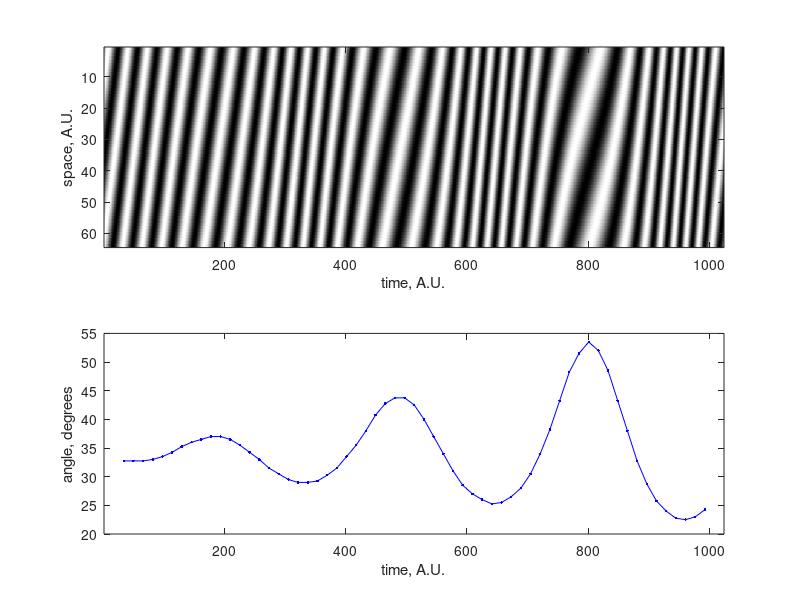

Write MATLAB code to recreate this figure.

function []=radon_demo(~)
% radon demo This code generates pseudo-data to mimic the data obtained
% with line-scans along vessels and then uses the Radon transform to find
% the angle of the 'streaks'.  The pseudo-data mimics a wide variety of
% flow 'velocities'.

% The Radon method is described in detail in:
% Drew PJ, Blinder P, Cauwenberghs G, Shih AY, Kleinfeld D, Rapid
% determination of particle velocity from space-time line-scan data using
% the Radon transform, Journal of Computational Neuroscience, 29(1-2):5-11
% https://sites.esm.psu.edu/~pjd17/Drew_Lab/Resources.html
% Patrick Drew, pjd17@psu.edu
% 

% code for generating simulated data, parameters chosen to generate wide variety of 'velocities' 
spatial_freq=1;
npoints=64*spatial_freq;%number of points in a line
nlines=64*8*2*spatial_freq;%number of lines 
zz=zeros(nlines,npoints);
f0=30;
phi0=(pi/25);
phi1=1;
f_phi=pi;
for i=1:npoints
    for j=1:nlines
        phi=phi0*i;%
        f=f0+phi1*sin(((f_phi*2*pi*j)/spatial_freq)/1000);
        zz(j,i)=0.5+0.5*sin((2*pi*f*j/spatial_freq)/1000+phi);
    end
end

%plots the artificial 'linescan'
close all
figure(1)
ax(1)=subplot(211);
imagesc(zz')
colormap gray
xlabel('time, A.U.')
ylabel('space, A.U.')

[thetasz32,the_tz32,spread_radon32]=GetVelocityRadonFig_demo(zz,npoints);
ax(2)=subplot(212);
plot(the_tz32,thetasz32,'b.-')% plots the angle at any given time point
linkaxes(ax,'x')
hold on
xlabel('time, A.U.')
ylabel('angle, degrees')

%%
function [thetas,the_t,spread_matrix]=GetVelocityRadonFig_demo(data,windowsize);
%calculates the angle of the streaks in a space-time 'data' within a time window set by windowsize
%after an initial rough calulation of the angle, the angle is recalulated
%around the rough peka with
%OUTPUTS
%thetas - the time varying agle of the space-time image
%the_t - time pointsof the angle estimates (in lines)
%spreadmatrix - matix of variances as a function of angles for each window
%position
%INPUTS
%data - the matrix of time X space data 
%windowsize - number of lines to use in estimating velocity.  must be a
%multiple of 4
stepsize=.25*windowsize;
nlines=size(data,1);
npoints=size(data,2);
nsteps=floor(nlines/stepsize)-3;
%find the edges
angles=(0:179);
angles_fine=-2:.25:2;

spread_matrix=zeros(nsteps,length(angles));
spread_matrix_fine=zeros(nsteps,length(angles_fine));
thetas=zeros(nsteps,1);

hold_matrix=ones(windowsize,npoints);
the_t=NaN*ones(nsteps,1);

for k=1:nsteps
    the_t(k)=1+(k-1)*stepsize+windowsize/2;
    data_hold=data(1+(k-1)*stepsize:(k-1)*stepsize+windowsize,:);
    data_hold=data_hold-mean(data_hold(:))*hold_matrix;%subtract the mean
    radon_hold=radon(data_hold,angles);%radon transform
    spread_matrix(k,:)=var(radon_hold);%take variance
    [~, the_theta]=max(spread_matrix(k,:));%find max variace
    thetas(k)=angles(the_theta);     
    radon_hold_fine=radon(data_hold,thetas(k)+angles_fine);%re-do radon with finer increments around first estimate of the maximum
    spread_matrix_fine(k,:)=var(radon_hold_fine);
    [~, the_theta]=max(spread_matrix_fine(k,:));
    thetas(k)=thetas(k)+angles_fine(the_theta);
end
thetas=thetas-90; %rotate

